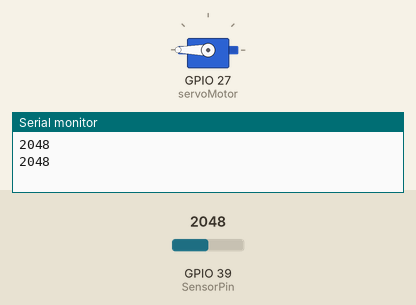
This sketch was run on a simulated ESP32. On the bench: servo, the last lines printed to the serial monitor. The test bench sets the inputs (shaded band); at power-on: GPIO 39 (SensorPin) = 2048.

Above: at 3.8 s.
3.9 s: GPIO 39 (SensorPin) set to 0
At 8.0 s:
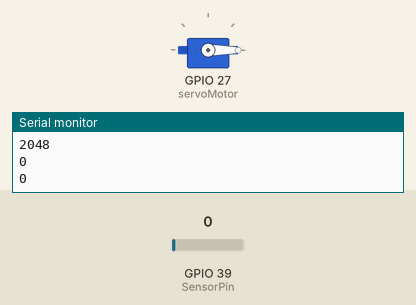
8.5 s: GPIO 39 (SensorPin) set to 18
12.4 s: GPIO 39 (SensorPin) set to 23
At 14.6 s:
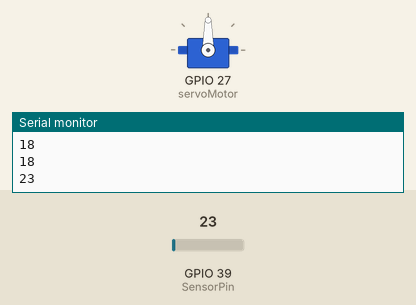
Timing chart, 0 to 26.1 s (numbered marks = the images above; inputs shaded):
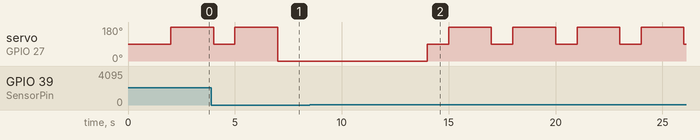

The sketch:

Sensor_Temp_LM35_-_Servo_motor.ino
```cpp
// Incluímos la librería para poder controlar el servo
#include <Servo.h>

// Declaramos la variable para controlar el servo
Servo servoMotor;

// Variable para el pin del sensor
const int SensorPin = 39;

void setup() {
  // Iniciamos el monitor serie para mostrar el resultado
  Serial.begin(9600);
  // Iniciamos el servo para que empiece a trabajar con el pin 27
  servoMotor.attach(27);
  // Se define el pin del sensor como entrada
  pinMode(SensorPin, INPUT);
}

void loop() {
  int value = analogRead(SensorPin);
  Serial.println(value);
  delay(1000);
  if(value > 20){
    servoMotor.write(90);
    delay(1000);
    servoMotor.write(180);
    delay(1000);
  }else{
    servoMotor.write(0);
  }
}
```

Measured:
- the behaviour switches between 20 and 21 on GPIO 39 (SensorPin) (found by bisection; images 1 and 2)
- after the input at 12.4 s, servo on GPIO 27 (servoMotor): alternates 180° for 2.0 s and 90° for 1.0 s, starting after 1.6 s
